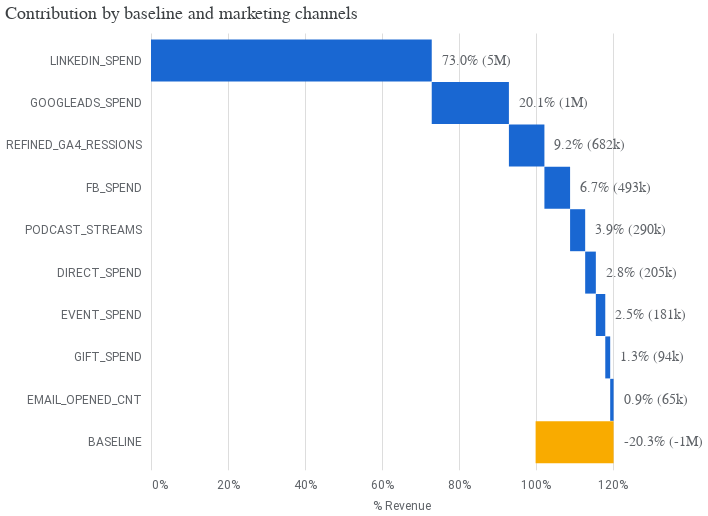

The notebook cell this image was saved under:
### Code cell
# Generate each individual chart and remove their individual config attributes to avoid conflicts on concatenation
media_summary.plot_contribution_waterfall_chart()

### Figure 1 — Vega-Lite specification as saved in the notebook (floating-point values rounded to 4 significant figures)
{"config": {"view": {"continuousWidth": 300, "continuousHeight": 300, "strokeOpacity": 0}, "axis": {"labelColor": "#5F6368", "labelFont": "Roboto", "labelFontSize": 12, "titleColor": "#5F6368", "titleFont": "Roboto", "titleFontSize": 12, "titleFontWeight": "normal", "titlePadding": 10}}, "layer": [{"mark": {"type": "bar", "size": 42}, "encoding": {"color": {"condition": {"test": "(datum.channel === 'BASELINE')", "value": "#F9AB00"}, "value": "#1967D2"}, "x": {"axis": {"domain": false, "format": "%", "labelPadding": 10, "tickCount": 5, "ticks": false}, "field": "prev_sum", "title": "% Revenue", "type": "quantitative"}, "x2": {"field": "sum_outcome"}, "y": {"axis": {"domain": false, "labelPadding": 10, "ticks": false}, "field": "channel", "scale": {"paddingOuter": 0.2}, "sort": null, "title": null, "type": "nominal"}}, "transform": [{"window": [{"op": "sum", "field": "pct_of_contribution", "as": "sum_outcome"}, {"op": "lead", "field": "channel", "as": "kwargs"}]}, {"calculate": "datum.sum_outcome - datum.pct_of_contribution", "as": "prev_sum"}, {"calculate": "datum.incremental_outcome < 0 ? datum.prev_sum : datum.sum_outcome", "as": "text_x"}]}, {"mark": {"type": "text", "align": "left", "color": "#5F6368", "dx": 10, "fontSize": 14}, "encoding": {"text": {"field": "outcome_text", "type": "nominal"}, "x": {"field": "text_x", "type": "quantitative"}, "y": {"axis": {"domain": false, "labelPadding": 10, "ticks": false}, "field": "channel", "scale": {"paddingOuter": 0.2}, "sort": null, "title": null, "type": "nominal"}}, "transform": [{"window": [{"op": "sum", "field": "pct_of_contribution", "as": "sum_outcome"}, {"op": "lead", "field": "channel", "as": "kwargs"}]}, {"calculate": "datum.sum_outcome - datum.pct_of_contribution", "as": "prev_sum"}, {"calculate": "datum.incremental_outcome < 0 ? datum.prev_sum : datum.sum_outcome", "as": "text_x"}]}], "data": {"name": "data-dc02abe039b1bd294496562fd8f60a6c"}, "height": 436.8, "title": {"text": "Contribution by baseline and marketing channels", "anchor": "start", "color": "#3C4043", "font": "Google Sans Display", "fontSize": 18, "fontWeight": "normal", "offset": 10}, "width": 500, "$schema": "https://vega.github.io/schema/vega-lite/v5.20.1.json", "datasets": {"data-dc02abe039b1bd294496562fd8f60a6c": [{"channel": "LINKEDIN_SPEND", "incremental_outcome": 5390000.0, "pct_of_contribution": 0.7299, "outcome_text": "73.0% (5M)"}, {"channel": "GOOGLEADS_SPEND", "incremental_outcome": 1482000.0, "pct_of_contribution": 0.2006, "outcome_text": "20.1% (1M)"}, {"channel": "REFINED_GA4_RESSIONS", "incremental_outcome": 681700.0, "pct_of_contribution": 0.09231, "outcome_text": "9.2% (682k)"}, {"channel": "FB_SPEND", "incremental_outcome": 493000.0, "pct_of_contribution": 0.06677, "outcome_text": "6.7% (493k)"}, {"channel": "PODCAST_STREAMS", "incremental_outcome": 289700.0, "pct_of_contribution": 0.03922, "outcome_text": "3.9% (290k)"}, {"channel": "DIRECT_SPEND", "incremental_outcome": 204800.0, "pct_of_contribution": 0.02774, "outcome_text": "2.8% (205k)"}, {"channel": "EVENT_SPEND", "incremental_outcome": 181100.0, "pct_of_contribution": 0.02452, "outcome_text": "2.5% (181k)"}, {"channel": "GIFT_SPEND", "incremental_outcome": 94400.0, "pct_of_contribution": 0.01278, "outcome_text": "1.3% (94k)"}, {"channel": "EMAIL_OPENED_CNT", "incremental_outcome": 64930.0, "pct_of_contribution": 0.008793, "outcome_text": "0.9% (65k)"}, {"channel": "BASELINE", "incremental_outcome": -1497000.0, "pct_of_contribution": -0.2027, "outcome_text": "-20.3% (-1M)"}]}}
